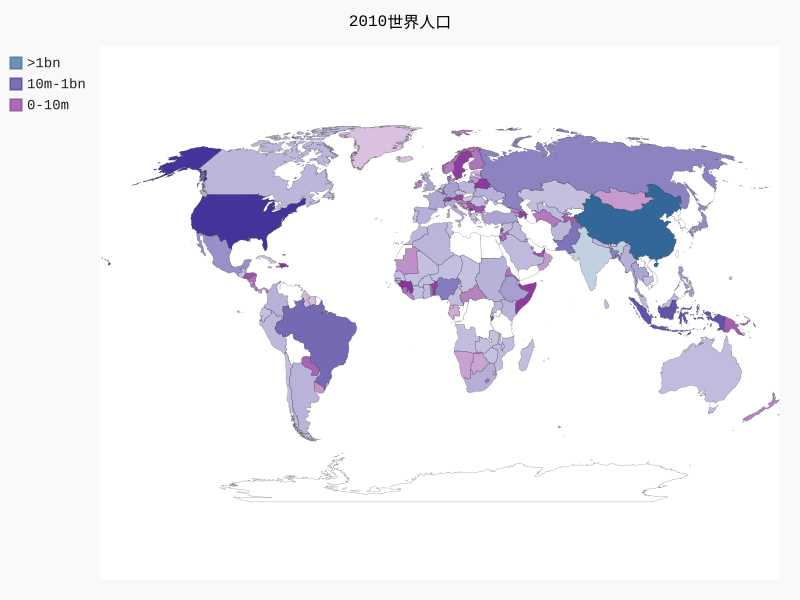

The Python source for this figure:
import json
# import pygal
import pygal.maps.world

from country_codes import get_country_code
from pygal.style import RotateStyle

# 将数据加载到一个列表中
filename = 'population_data.json'
with open(filename) as f:
    pop_date = json.load(f)

# 创建一个包含人口数量的字典
cc_populations = {}
for pop_dict in pop_date:
    if pop_dict['Year'] == '2010':
        country_name = pop_dict['Country Name']
        population = int(float(pop_dict['Value']))
        code = get_country_code(country_name)
        if code:
            cc_populations[code] = population

# 根据人口数量将所有的国家分成三组
cc_pops_1, cc_pops_2, cc_pops_3 ={}, {}, {}
for cc, pop in cc_populations.items():
    if pop < 10000000:
        cc_pops_1[cc] = pop
    elif pop < 1000000000:
        cc_pops_2[cc] = pop
    else:
        cc_pops_3[cc] = pop

# 看看每组分别包含多少个国家
print(len(cc_pops_1), len(cc_pops_2),len(cc_pops_3))

wm = pygal.maps.world.World()
wm_style = RotateStyle('#336699')
wm = pygal.maps.world.World(style=wm_style)
wm.title = '2010世界人口'
wm.add('>1bn', cc_pops_3)
wm.add('10m-1bn', cc_pops_2)
wm.add('0-10m', cc_pops_1)
wm.render_to_file('world_population.svg')
